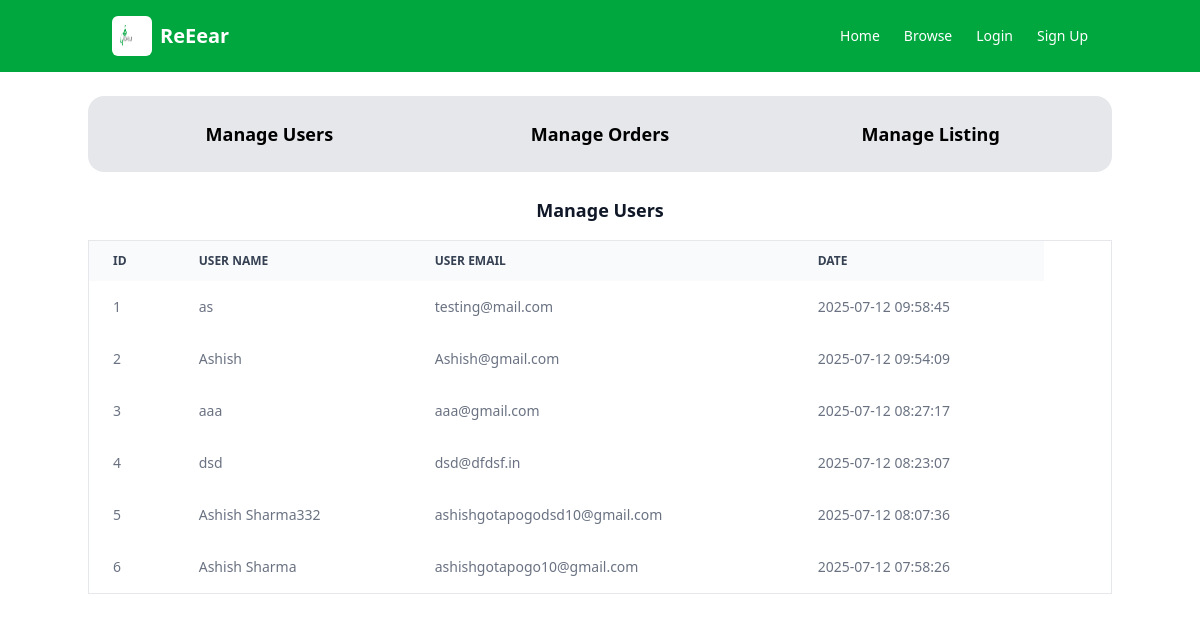
Page /src/admin/dashboard.php on the committed database.
### tables this page shows
CREATE TABLE `users` (
  `id` int(11) NOT NULL,
  `name` varchar(100) NOT NULL,
  `email` varchar(100) NOT NULL,
  `password` varchar(255) NOT NULL,
  `created_at` timestamp NOT NULL DEFAULT current_timestamp(),
  `phone` varchar(100) DEFAULT NULL
);

### src/admin/dashboard.php (the view, shortened to what this page needs)
<?php
include '../config/db_connect.php';
?>
<!DOCTYPE html>
<html lang="en">
<head>
    <link rel="stylesheet" href="../css/output.css">
</head>
<body>
  <header class="bg-green-600">
    <nav class="text-white px-6 py-4 flex justify-between items-center container mx-auto">
      <div class="flex items-center space-x-2">
        <div class="bg-white p-2 rounded-md">
          <img alt="Logo" class="h-6 w-6" src="../../uploads/logo.png">
        </div>
        <span class="text-xl font-bold">ReEear</span>
      </div>
      <ul class="flex space-x-6 text-sm font-medium">
        <li><a class="hover:text-gray-300" href="/">Home</a></li>
        <li><a class="hover:text-gray-300" href="#">Browse</a></li>
        <li><a class="hover:text-gray-300" href="/login">Login</a></li>
        <li><a class="hover:text-gray-300" href="/signup">Sign Up</a></li>
      </ul>
    </nav>
  </header>
  <div class="container mx-auto py-6">
        <div class="grid grid-cols-3 gap-4 p-6 bg-gray-200 rounded-2xl">
            <div class="col-span-1 text-center">
                <h1 class="text-lg font-semibold text-black">
                    Manage Users
                </h1>
            </div>
            <div class="col-span-1 text-center">
                <h1 class="text-lg font-semibold text-black">
                    Manage Orders
                </h1>
            </div>
            <div class="col-span-1 text-center">
                <h1 class="text-lg font-semibold text-black">
                    Manage Listing
                </h1>
            </div>
        </div>
        <div class="text-center mt-6 mb-4">
            <h1 class="text-lg font-semibold text-gray-900">Manage Users</h1>
        </div>
            <table class="w-full text-sm text-left rtl:text-right text-gray-500 border border-gray-200 rounded-xl">
                <thead class="text-xs text-gray-700 uppercase bg-gray-50">
                    <tr>
                        <th scope="col" class="px-6 py-3 whitespace-nowrap">Id</th>
                        <th scope="col" class="px-6 py-3 whitespace-nowrap">User Name</th>
                        <th scope="col" class="px-6 py-3 whitespace-nowrap">User Email</th>
                        <th scope="col" class="px-6 py-3 whitespace-nowrap">Date</th>
                    </tr>
                </thead>
             <tbody id="calls-table-body">
    <?php
    $stmt = $conn->prepare("SELECT * FROM `users` ORDER BY id DESC");
    $stmt->execute();
    $result = $stmt->get_result();
    $count = 1;
    if ($result->num_rows > 0):
        while ($row = $result->fetch_assoc()):
    ?>
        <tr>
            <td class="px-6 py-4"><?= $count++ ?></td>
            <td class="px-6 py-4"><?= htmlspecialchars($row['name']) ?></td>
            <td class="px-6 py-4"><?= htmlspecialchars($row['email']) ?></td>
            <td class="px-6 py-4"><?= htmlspecialchars($row['created_at']) ?></td>
            <td class="px-6 py-4">
            </td>
        </tr>
    <?php
        endwhile;
    endif;
    ?>
</tbody>
</body>
</html>

### rows in the picture
users: name "as", email "testing@mail.com", created_at "2025-07-12 09:58:45"
users: name "Ashish", email "Ashish@gmail.com", created_at "2025-07-12 09:54:09"
users: name "aaa", email "aaa@gmail.com", created_at "2025-07-12 08:27:17"
users: name "dsd", email "dsd@dfdsf.in", created_at "2025-07-12 08:23:07"
users: name "Ashish Sharma332", email "ashishgotapogodsd10@gmail.com", created_at "2025-07-12 08:07:36"
users: name "Ashish Sharma", email "ashishgotapogo10@gmail.com", created_at "2025-07-12 07:58:26"
